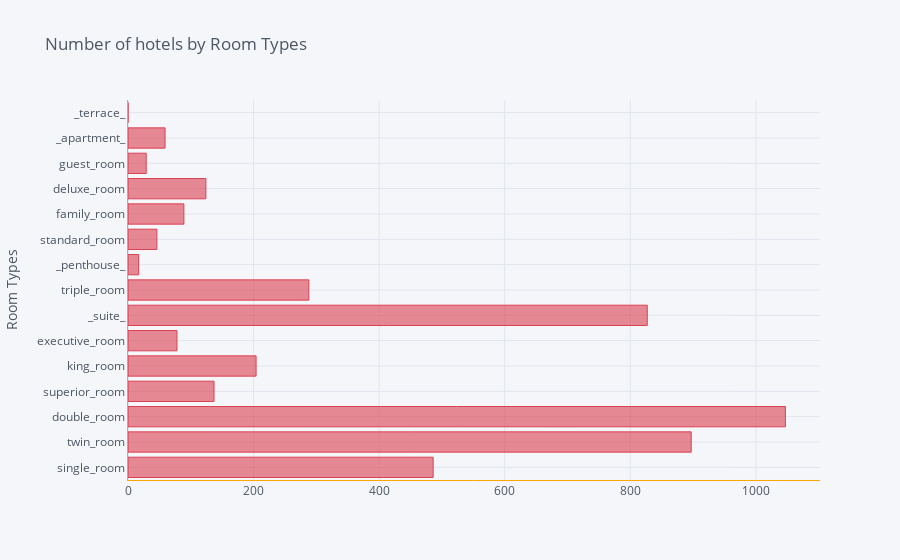

The cell this chart's notebook holds for it:
### Code cell
from turtle import color


df1 = pd.DataFrame({'No.of Hotel': room_count}, index=index_room)
ax = df1.iplot(kind='barh', yTitle='Room Types', linecolor='orange',color='red',title='Number of hotels by Room Types')
ax

### Figure 1 — Plotly figure (JSON) as saved in the notebook; plotly's stock layout.template omitted (floating-point values rounded to 4 significant figures)
{"data": [{"marker": {"color": "rgba(219, 64, 82, 0.6)", "line": {"color": "rgba(219, 64, 82, 1.0)", "width": 1}}, "name": "No.of Hotel", "orientation": "h", "text": "", "type": "bar", "x": [486, 897, 1047, 137, 204, 78, 827, 288, 17, 46, 89, 124, 29, 59, 0], "y": ["single_room", "twin_room", "double_room", "superior_room", "king_room", "executive_room", "_suite_", "triple_room", "_penthouse_", "standard_room", "family_room", "deluxe_room", "guest_room", "_apartment_", "_terrace_"]}], "layout": {"legend": {"bgcolor": "#F5F6F9", "font": {"color": "#4D5663"}}, "paper_bgcolor": "#F5F6F9", "plot_bgcolor": "#F5F6F9", "title": {"font": {"color": "#4D5663"}, "text": "Number of hotels by Room Types"}, "xaxis": {"gridcolor": "#E1E5ED", "linecolor": "orange", "showgrid": true, "tickfont": {"color": "#4D5663"}, "title": {"font": {"color": "#4D5663"}, "text": ""}, "zerolinecolor": "#E1E5ED"}, "yaxis": {"gridcolor": "#E1E5ED", "linecolor": "orange", "showgrid": true, "tickfont": {"color": "#4D5663"}, "title": {"font": {"color": "#4D5663"}, "text": "Room Types"}, "zerolinecolor": "#E1E5ED"}}}
